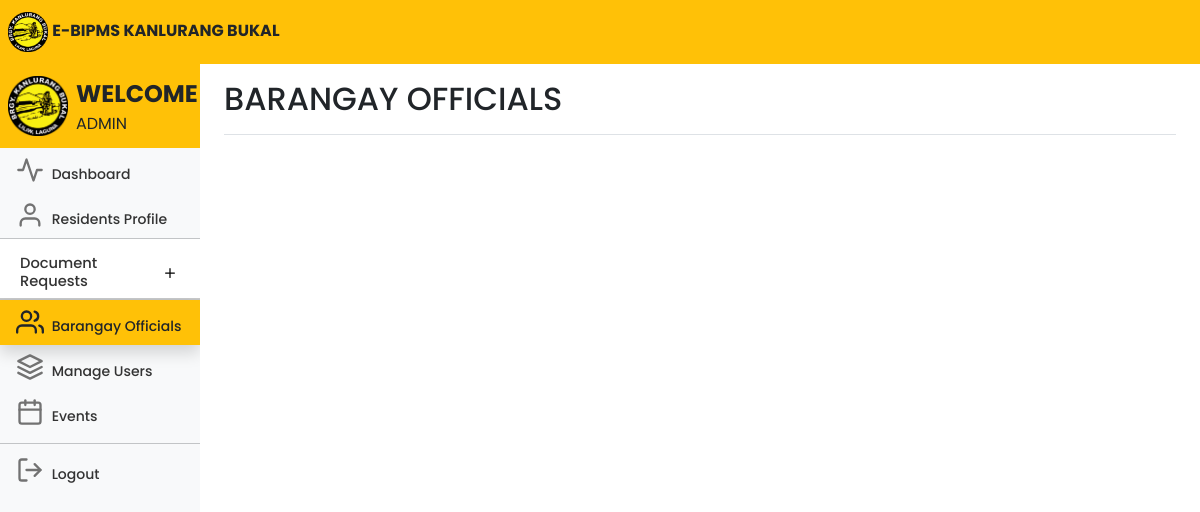
The app's page /adminofficials.php (signed in), older data.
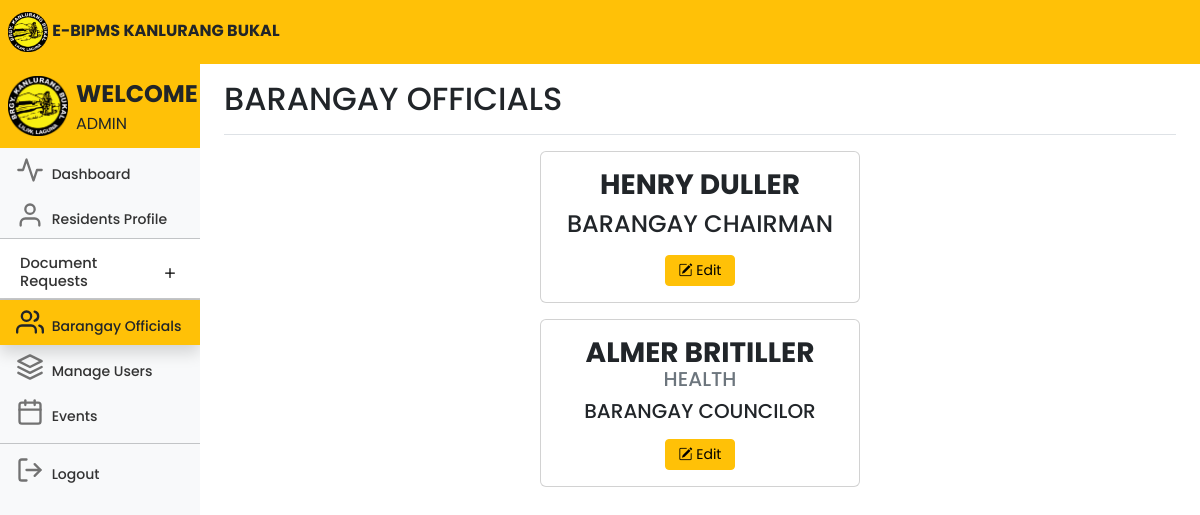
The same page, newer data.
### tables this page shows
CREATE TABLE `officials` (
  `id` int(11) NOT NULL,
  `firstName` varchar(255) NOT NULL,
  `middleName` varchar(255) DEFAULT NULL,
  `lastName` varchar(255) NOT NULL,
  `position` varchar(255) NOT NULL,
  `committee` varchar(100) NOT NULL,
  `termStartYear` int(11) NOT NULL,
  `termEndYear` int(11) NOT NULL,
  `type` enum('Barangay','SK') NOT NULL
);

### adminofficials.php (the view, shortened to what the changed rows need)
<!DOCTYPE html>
<html lang="en">
<head>
	<link rel="stylesheet" href="https://cdn.jsdelivr.net/npm/bootstrap-icons@1.10.5/font/bootstrap-icons.css">
	<link href="css/bootstrap.min.css" rel="stylesheet">
	<link rel="stylesheet" href="css/style.css">
	<link href="dashboard.css" rel="stylesheet">
</head>
<body>
	<div class="container-fluid">
		<div class="row">
			<nav id="sidebarMenu" class="col-md-3 col-lg-2 d-md-block bg-body-tertiary sidebar collapse">
				<div class="position-sticky pt-2 mt-2 sidebar-sticky bg-light">
					<ul class="nav flex-column">
						<li class="nav-item fs-7">
							<div class="accordion accordion-flush" id="accordionFlushExample">
								<div class="accordion-item">
									<h2 class="accordion-header fs-7">
										<button class="accordion-button collapsed fs-7 pb-2 nav-link"
											style="font-size:11pt;" type="button" data-bs-toggle="collapse"
											data-bs-target="#flush-collapseOne" aria-expanded="false"
											aria-controls="flush-collapseOne">
											Document Requests
										</button>
									</h2>
								</div>
						</li>
					</ul>
				</div>
			</nav>
			<main class="col-md-9 ms-sm-auto col-lg-10 px-md-4">
				<div
					class="d-flex justify-content-between flex-wrap flex-md-nowrap align-items-center pt-3 pb-2 mb-3 border-bottom">
					<h1 class="h2">BARANGAY OFFICIALS</h1>
				</div>
				<div class="d-flex flex-wrap mb-3 row g-3 justify-content-center">
					<?php
					include 'conn.php';
					$query = "SELECT * FROM officials WHERE position='Barangay Chairman'";
					$query_run = mysqli_query($conn, $query);
					while ($items = mysqli_fetch_array($query_run)) {
						echo '<div class="col-auto">';
						echo '<div class="card" style="width: 20rem;">';
						echo '<div class="card-body">';
						echo '<h3 class="text-center" style="text-transform: uppercase;">' . '<strong>' . $items['firstName'] . ' ' . $items['lastName'] . '</strong>' . '</h3>';
						echo '<h4 class="text-center mt-0" style="text-transform: uppercase;">' . $items['position'] . '</h4>';
						echo '<div class="text-center mt-3">';
						echo '<a href="editpage.php?id=' . $items['id'] . '" class="btn btn-warning btn-sm f" style="width: 70px;"><i class="bi bi-pencil-square"></i> Edit</a>';
						echo '</div>';
						echo '</div>';
						echo '</div>';
						echo '</div>';
					}
					?>
				</div>
				<div class="d-flex flex-wrap mb-3 row g-3 justify-content-center">
					<?php
					include 'conn.php';
					$query = "SELECT * FROM officials WHERE position='Barangay Councilor'";
					$query_run = mysqli_query($conn, $query);
					while ($items = mysqli_fetch_array($query_run)) {
						echo '<div class="col-auto">';
						echo '<div class="card" style="width: 20rem;">';
						echo '<div class="card-body">';
						echo '<h3 class="text-center" style="text-transform: uppercase;">' . '<strong>' . $items['firstName'] . ' ' . $items['lastName'] . '</strong>' . '</h3>';
						echo '<h5 class="text-center text-secondary" style="text-transform: uppercase; margin-top:-10px;">' . $items['committee'] . '</h5>';
						echo '<h5 class="text-center mt-0" style="text-transform: uppercase;">' . $items['position'] . '</h5>';
						echo '<div class="text-center mt-3">';
						echo '<a href="editpage.php?id=' . $items['id'] . '" class="btn btn-warning btn-sm f" style="width: 70px;"><i class="bi bi-pencil-square"></i> Edit</a>';
						echo '</div>';
						echo '</div>';
						echo '</div>';
						echo '</div>';
					}
					?>
				</div>
		</div>
	</div>
</body>
</html>

Row changes from the older to the newer data that the page shows:
added officials: firstName "HENRY", lastName "DULLER", position "BARANGAY CHAIRMAN", shown under "BARANGAY OFFICIALS"
added officials: firstName "ALMER", lastName "BRITILLER", committee "HEALTH", position "BARANGAY COUNCILOR"
